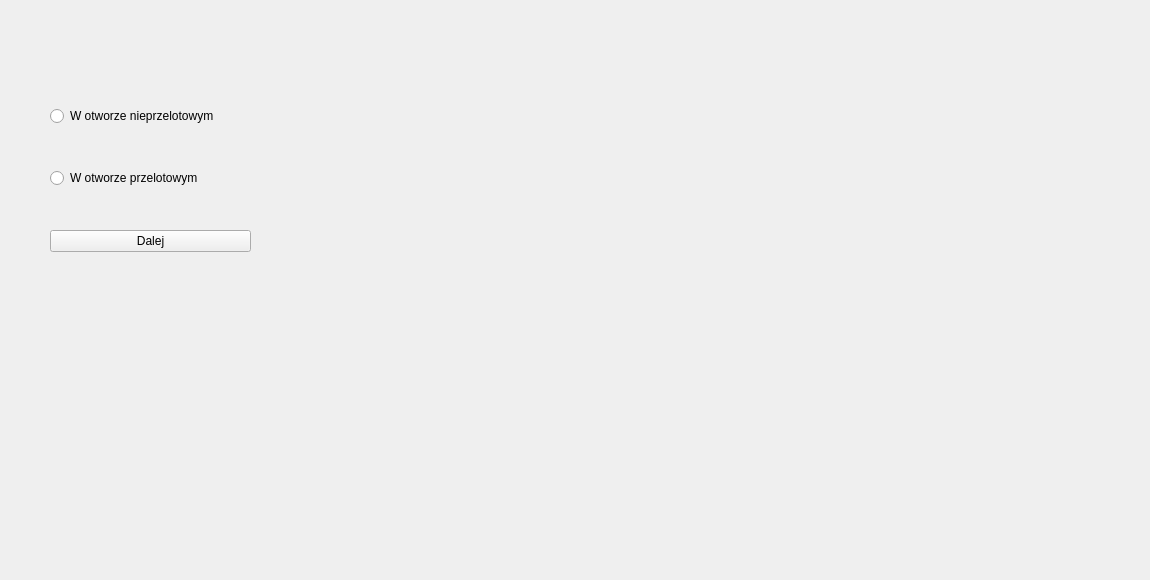
<?xml version="1.0" encoding="UTF-8"?>
<ui version="4.0">
 <class>GwintWindow</class>
 <widget class="QWidget" name="GwintWindow">
  <property name="geometry">
   <rect>
    <x>0</x>
    <y>0</y>
    <width>1150</width>
    <height>580</height>
   </rect>
  </property>
  <property name="windowTitle">
   <string>Form</string>
  </property>
  <widget class="QStackedWidget" name="stackedWidget">
   <property name="geometry">
    <rect>
     <x>0</x>
     <y>0</y>
     <width>1141</width>
     <height>571</height>
    </rect>
   </property>
   <widget class="QWidget" name="page">
    <widget class="QLabel" name="label">
     <property name="geometry">
      <rect>
       <x>330</x>
       <y>60</y>
       <width>761</width>
       <height>391</height>
      </rect>
     </property>
     <property name="text">
      <string/>
     </property>
    </widget>
    <widget class="QWidget" name="verticalLayoutWidget">
     <property name="geometry">
      <rect>
       <x>50</x>
       <y>70</y>
       <width>201</width>
       <height>221</height>
      </rect>
     </property>
     <layout class="QVBoxLayout" name="verticalLayout">
      <item>
       <widget class="QRadioButton" name="radioButton_2">
        <property name="text">
         <string>W otworze nieprzelotowym</string>
        </property>
       </widget>
      </item>
      <item>
       <widget class="QRadioButton" name="radioButton">
        <property name="text">
         <string>W otworze przelotowym</string>
        </property>
       </widget>
      </item>
      <item>
       <widget class="QPushButton" name="pushButton">
        <property name="text">
         <string>Dalej</string>
        </property>
       </widget>
      </item>
     </layout>
    </widget>
   </widget>
   <widget class="QWidget" name="page_2">
    <widget class="QLabel" name="label_2">
     <property name="geometry">
      <rect>
       <x>560</x>
       <y>60</y>
       <width>551</width>
       <height>421</height>
      </rect>
     </property>
     <property name="text">
      <string/>
     </property>
    </widget>
    <widget class="QWidget" name="verticalLayoutWidget_2">
     <property name="geometry">
      <rect>
       <x>30</x>
       <y>110</y>
       <width>361</width>
       <height>321</height>
      </rect>
     </property>
     <layout class="QVBoxLayout" name="verticalLayout_2">
      <item>
       <layout class="QHBoxLayout" name="horizontalLayout">
        <item>
         <layout class="QHBoxLayout" name="horizontalLayout_2">
          <item alignment="Qt::AlignHCenter">
           <widget class="QLabel" name="label_6">
            <property name="text">
             <string>Wielkość średnicy gwintu:</string>
            </property>
           </widget>
          </item>
         </layout>
        </item>
        <item>
         <widget class="QComboBox" name="comboBox_srednicaGwintu"/>
        </item>
       </layout>
      </item>
      <item>
       <layout class="QHBoxLayout" name="horizontalLayout_5">
        <item>
         <layout class="QHBoxLayout" name="horizontalLayout_6">
          <item alignment="Qt::AlignHCenter">
           <widget class="QLabel" name="label_3">
            <property name="text">
             <string>Kierunek gwintu:</string>
            </property>
           </widget>
          </item>
         </layout>
        </item>
        <item>
         <widget class="QComboBox" name="comboBox_kierunekGwintu"/>
        </item>
       </layout>
      </item>
      <item>
       <layout class="QHBoxLayout" name="horizontalLayout_7">
        <item>
         <layout class="QHBoxLayout" name="horizontalLayout_8">
          <item alignment="Qt::AlignHCenter">
           <widget class="QLabel" name="label_4">
            <property name="text">
             <string>Klasa tolerancji gwintu:</string>
            </property>
           </widget>
          </item>
         </layout>
        </item>
        <item>
         <widget class="QComboBox" name="comboBox_klasaGwintu"/>
        </item>
       </layout>
      </item>
      <item>
       <layout class="QHBoxLayout" name="horizontalLayout_9">
        <item>
         <layout class="QHBoxLayout" name="horizontalLayout_11">
          <item alignment="Qt::AlignHCenter">
           <widget class="QLabel" name="label_5">
            <property name="text">
             <string>                Długość gwintu:                </string>
            </property>
           </widget>
          </item>
         </layout>
        </item>
        <item>
         <widget class="QLineEdit" name="lineEdit_dlugoscGwintu">
          <property name="maxLength">
           <number>1000</number>
          </property>
         </widget>
        </item>
       </layout>
      </item>
      <item>
       <widget class="QPushButton" name="pushButton_2">
        <property name="text">
         <string>Dalej</string>
        </property>
       </widget>
      </item>
     </layout>
    </widget>
   </widget>
   <widget class="QWidget" name="page_3">
    <widget class="QLabel" name="label_7">
     <property name="geometry">
      <rect>
       <x>560</x>
       <y>70</y>
       <width>531</width>
       <height>411</height>
      </rect>
     </property>
     <property name="text">
      <string/>
     </property>
    </widget>
    <widget class="QWidget" name="verticalLayoutWidget_3">
     <property name="geometry">
      <rect>
       <x>40</x>
       <y>110</y>
       <width>361</width>
       <height>321</height>
      </rect>
     </property>
     <layout class="QVBoxLayout" name="verticalLayout_3">
      <item>
       <layout class="QHBoxLayout" name="horizontalLayout_3">
        <item>
         <layout class="QHBoxLayout" name="horizontalLayout_4">
          <item alignment="Qt::AlignHCenter">
           <widget class="QLabel" name="label_8">
            <property name="text">
             <string>Wielkość średnicy gwintu:</string>
            </property>
           </widget>
          </item>
         </layout>
        </item>
        <item>
         <widget class="QComboBox" name="comboBox_srednicaGwintu_2"/>
        </item>
       </layout>
      </item>
      <item>
       <layout class="QHBoxLayout" name="horizontalLayout_10">
        <item>
         <layout class="QHBoxLayout" name="horizontalLayout_12">
          <item alignment="Qt::AlignHCenter">
           <widget class="QLabel" name="label_9">
            <property name="text">
             <string>Kierunek gwintu:</string>
            </property>
           </widget>
          </item>
         </layout>
        </item>
        <item>
         <widget class="QComboBox" name="comboBox_kierunekGwintu_2"/>
        </item>
       </layout>
      </item>
      <item>
       <layout class="QHBoxLayout" name="horizontalLayout_13">
        <item>
         <layout class="QHBoxLayout" name="horizontalLayout_14">
          <item alignment="Qt::AlignHCenter">
           <widget class="QLabel" name="label_10">
            <property name="text">
             <string>Klasa tolerancji gwintu:</string>
            </property>
           </widget>
          </item>
         </layout>
        </item>
        <item>
         <widget class="QComboBox" name="comboBox_klasaGwintu_2"/>
        </item>
       </layout>
      </item>
      <item>
       <layout class="QHBoxLayout" name="horizontalLayout_15">
        <item>
         <layout class="QHBoxLayout" name="horizontalLayout_16">
          <item alignment="Qt::AlignHCenter">
           <widget class="QLabel" name="label_11">
            <property name="text">
             <string>                Długość gwintu:                </string>
            </property>
           </widget>
          </item>
         </layout>
        </item>
        <item>
         <widget class="QLineEdit" name="lineEdit_dlugoscGwintu_2">
          <property name="maxLength">
           <number>1000</number>
          </property>
         </widget>
        </item>
       </layout>
      </item>
      <item>
       <layout class="QHBoxLayout" name="horizontalLayout_20">
        <item>
         <widget class="QLabel" name="label_12">
          <property name="text">
           <string>                 Wielkość luzu:                </string>
          </property>
         </widget>
        </item>
        <item>
         <layout class="QHBoxLayout" name="horizontalLayout_21"/>
        </item>
        <item>
         <widget class="QLineEdit" name="lineEdit"/>
        </item>
       </layout>
      </item>
      <item>
       <widget class="QPushButton" name="pushButton_3">
        <property name="text">
         <string>Dalej</string>
        </property>
       </widget>
      </item>
     </layout>
    </widget>
   </widget>
   <widget class="QWidget" name="page_4">
    <widget class="QWidget" name="verticalLayoutWidget_4">
     <property name="geometry">
      <rect>
       <x>100</x>
       <y>130</y>
       <width>191</width>
       <height>271</height>
      </rect>
     </property>
     <layout class="QVBoxLayout" name="verticalLayout_4">
      <item>
       <widget class="QLabel" name="label_14">
        <property name="text">
         <string>Wielkość średnicy gwintu</string>
        </property>
       </widget>
      </item>
      <item>
       <widget class="QLabel" name="label_13">
        <property name="text">
         <string>Średnica gwintu</string>
        </property>
       </widget>
      </item>
      <item>
       <widget class="QLabel" name="label_15">
        <property name="text">
         <string>Skok gwintu</string>
        </property>
       </widget>
      </item>
      <item>
       <widget class="QLabel" name="label_16">
        <property name="text">
         <string>Średnica otworu wstępnie obrobionego</string>
        </property>
       </widget>
      </item>
      <item>
       <widget class="QLabel" name="label_21">
        <property name="text">
         <string>Długość użytkowa</string>
        </property>
       </widget>
      </item>
      <item>
       <widget class="QLabel" name="label_22">
        <property name="text">
         <string>Długość gwintowania</string>
        </property>
       </widget>
      </item>
     </layout>
    </widget>
    <widget class="QWidget" name="verticalLayoutWidget_5">
     <property name="geometry">
      <rect>
       <x>310</x>
       <y>130</y>
       <width>121</width>
       <height>271</height>
      </rect>
     </property>
     <layout class="QVBoxLayout" name="verticalLayout_5">
      <item>
       <widget class="QLabel" name="label_wilkoscSrednicy">
        <property name="text">
         <string>TextLabel</string>
        </property>
       </widget>
      </item>
      <item>
       <widget class="QLabel" name="label_srednica">
        <property name="text">
         <string>TextLabel</string>
        </property>
       </widget>
      </item>
      <item>
       <widget class="QLabel" name="label_skok">
        <property name="text">
         <string>TextLabel</string>
        </property>
       </widget>
      </item>
      <item>
       <widget class="QLabel" name="label_srednicaOtworu">
        <property name="text">
         <string>TextLabel</string>
        </property>
       </widget>
      </item>
      <item>
       <widget class="QLabel" name="label_dlUzytkowa">
        <property name="text">
         <string>TextLabel</string>
        </property>
       </widget>
      </item>
      <item>
       <widget class="QLabel" name="label_dlGwintowania">
        <property name="text">
         <string>TextLabel</string>
        </property>
       </widget>
      </item>
     </layout>
    </widget>
   </widget>
  </widget>
 </widget>
 <resources/>
 <connections/>
</ui>
